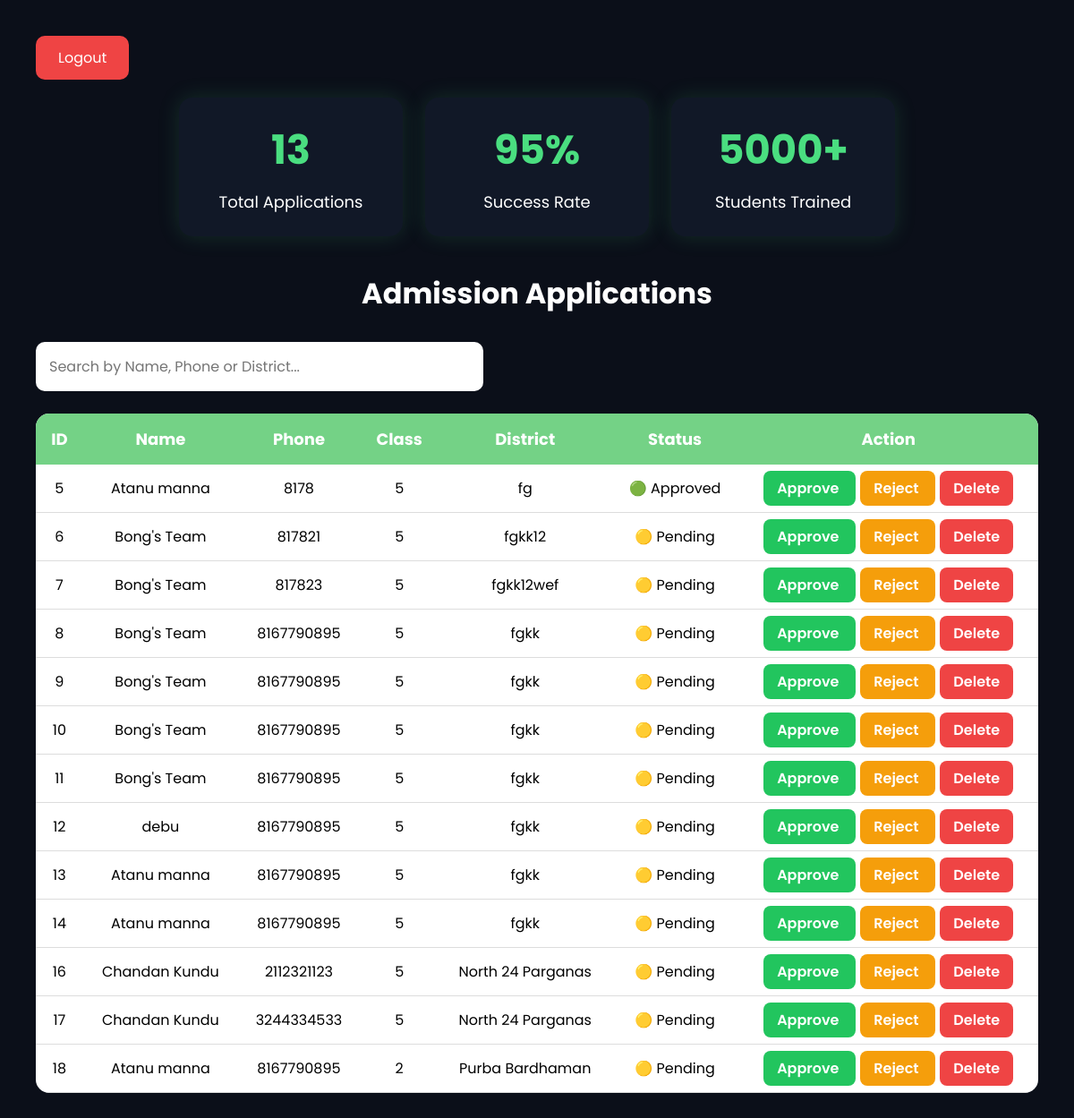
Before: /admin (signed in) with the older database file.
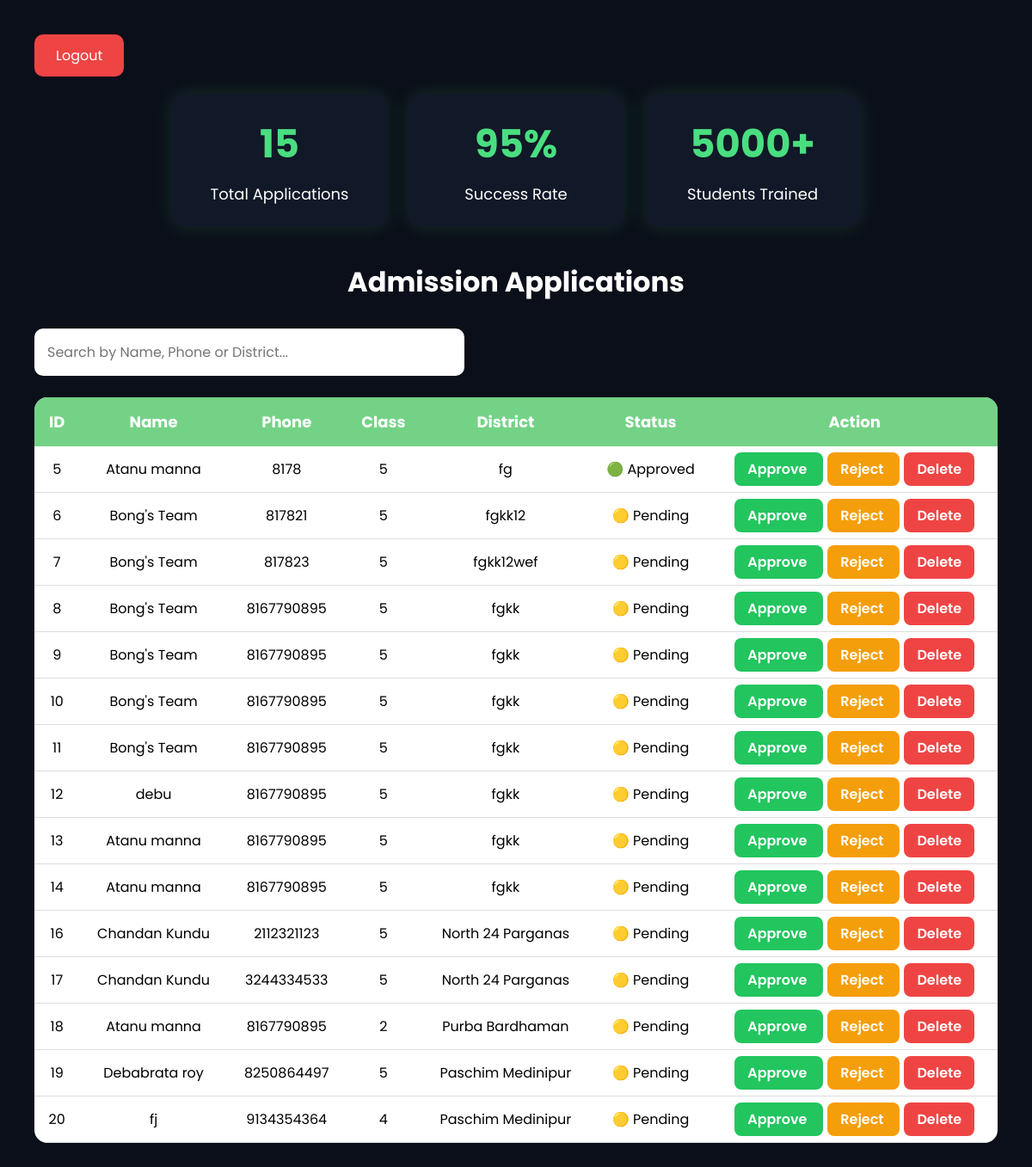
After: the same page with the newer database file.
### tables this page shows
CREATE TABLE students(
    id INTEGER PRIMARY KEY AUTOINCREMENT,
    name TEXT,
    phone TEXT,
    student_class TEXT,
    district TEXT
, status TEXT DEFAULT 'Pending');

### app.py (the view)
@app.route("/admin")
def admin():
    if "admin" not in session:
        return redirect("/login")
    conn = sqlite3.connect("admissions.db")
    cursor = conn.cursor()
    cursor.execute("SELECT * FROM students")
    students = cursor.fetchall()
    cursor.execute("SELECT COUNT(*) FROM students")
    total_students = cursor.fetchone()[0]
    conn.close()
    return render_template(
        "admin.html",
        students=students,
        total_students=total_students
    )

### templates/admin.html (shortened to what this page needs)
<!DOCTYPE html>
<html lang="en">
<head>
</head>
<body>
    <a href="/logout" class="logout-btn">
        Logout
    </a>
    <div class="dashboard-cards">
        <div class="card">
            <h2>{{ total_students }}</h2>
            <p>Total Applications</p>
        </div>
        <div class="card">
            <h2>95%</h2>
            <p>Success Rate</p>
        </div>
        <div class="card">
            <h2>5000+</h2>
            <p>Students Trained</p>
        </div>
    </div>
    <h1>Admission Applications</h1>
    <input
    type="text"
    id="searchInput"
    placeholder="Search by Name, Phone or District..."
    class="search-box">
    <table id="studentTable">
        <tr>
            <th>ID</th>
            <th>Name</th>
            <th>Phone</th>
            <th>Class</th>
            <th>District</th>
            <th>Status</th>
            <th>Action</th>
        </tr>
        {% for student in students %}
        <tr>
            <td>{{ student[0] }}</td>
            <td>{{ student[1] }}</td>
            <td>{{ student[2] }}</td>
            <td>{{ student[3] }}</td>
            <td>{{ student[4] }}</td>
            <td>
                {% if student[5] == "Approved" %}
                    🟢 Approved
                {% elif student[5] == "Rejected" %}
                    🔴 Rejected
                {% else %}
                    🟡 Pending
                {% endif %}
            </td>
            <td>
                <a href="/approve/{{ student[0] }}"
                   class="approve-btn">
                   Approve
                </a>
                <a href="/reject/{{ student[0] }}"
                   class="reject-btn">
                   Reject
                </a>
                <a href="/delete/{{ student[0] }}"
                   class="delete-btn">
                   Delete
                </a>
            </td>
        </tr>
        {% endfor %}
    </table>
</body>
</html>

### templates/admin.html (style rules this page uses)
* { margin:0; padding:0; box-sizing:border-box; font-family:'Poppins',sans-serif; }
body { background:#0b0f19; color:white; padding:40px; }
h1 { text-align:center; margin-bottom:30px; }
.dashboard-cards { display:flex; justify-content:center; gap:25px; margin-bottom:40px; flex-wrap:wrap; }
.card { background:#111827; padding:25px; width:250px; border-radius:15px; text-align:center; box-shadow:0 0 25px rgba(74,222,128,.15); }
.card h2 { color:#4ade80; font-size:45px; margin-bottom:10px; }
.card p { color:white; font-size:18px; }
.search-box { width:100%; max-width:500px; padding:15px; margin-bottom:25px; border:none; border-radius:10px; font-size:16px; }
table { width:100%; border-collapse:collapse; background:white; color:black; border-radius:15px; overflow:hidden; }
th { background:#74d286; color:white; padding:15px; font-size:18px; }
td { padding:14px; text-align:center; border-bottom:1px solid #ddd; }
.approve-btn { background:#22c55e; color:white; padding:8px 15px; border-radius:8px; text-decoration:none; margin-right:5px; font-weight:600; }
.reject-btn { background:#f59e0b; color:white; padding:8px 15px; border-radius:8px; text-decoration:none; margin-right:5px; font-weight:600; }
.delete-btn { background:#ef4444; color:white; padding:8px 15px; border-radius:8px; text-decoration:none; font-weight:600; }
.logout-btn { display:inline-block; background:#ef4444; color:white; text-decoration:none; padding:12px 25px; border-radius:10px; margin-bottom:20px; }

Changed rows visible on the page:
added students: id "19", name "Debabrata roy", phone "8250864497", student_class "5", district "Paschim Medinipur", status "🟡 Pending"
added students: id "20", name "fj", phone "9134354364", student_class "4", district "Paschim Medinipur", status "🟡 Pending"
Other visible differences:
{{ total_students }}: "13" → "15"
